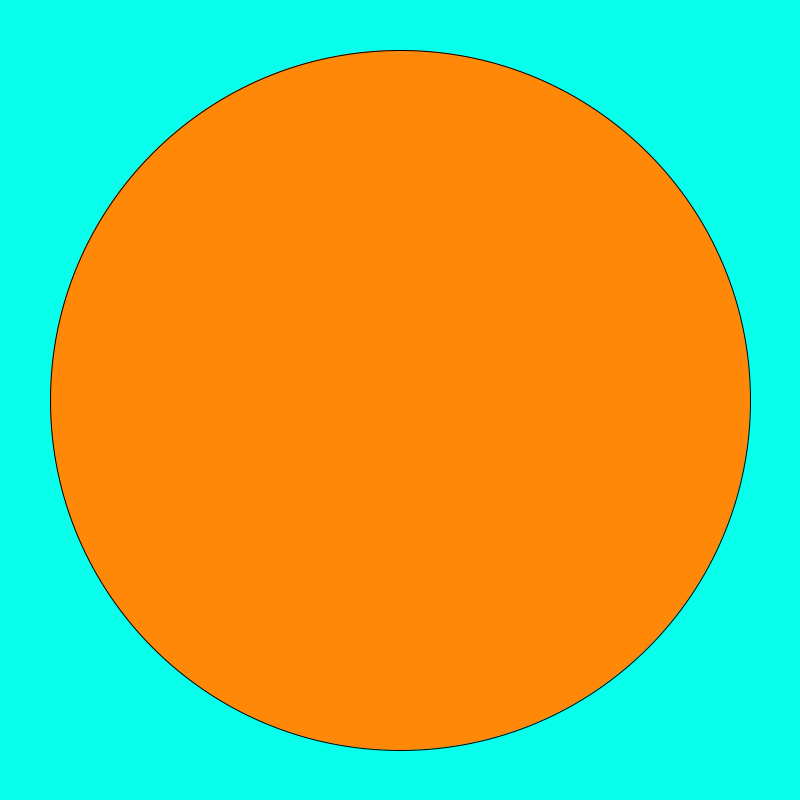
Frame 1 (no input)
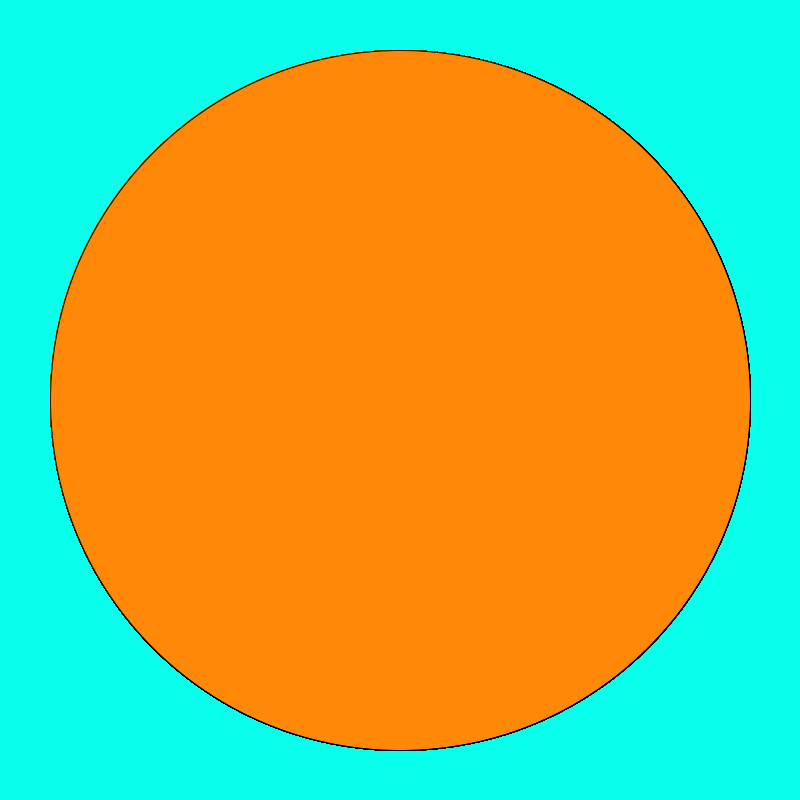
Frame 60 (the mouse pressed at the canvas centre just before this capture)
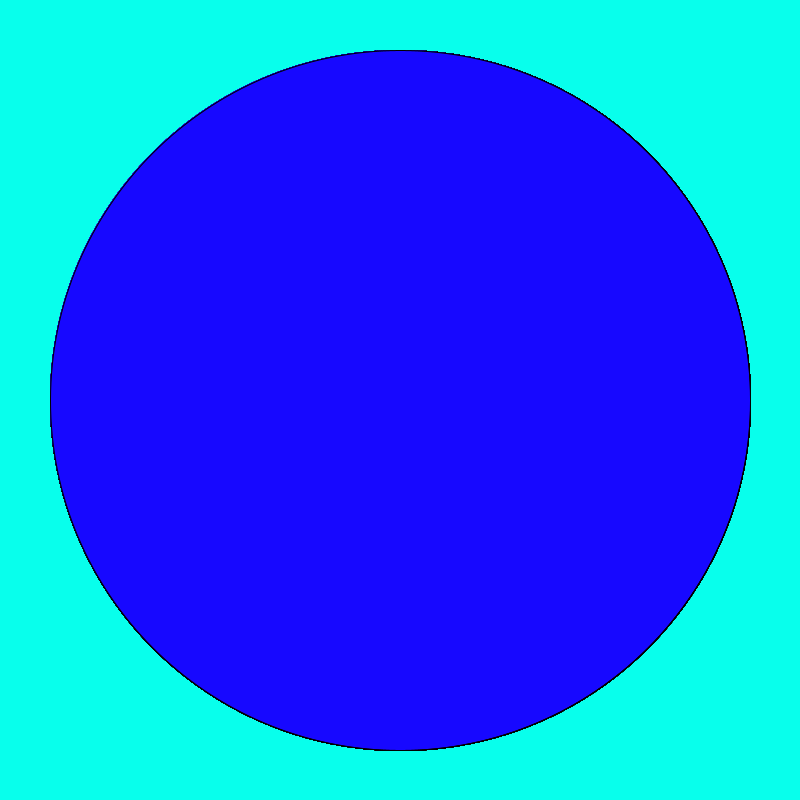
Frame 120 (the mouse held since frame 60 and released just before this capture)

The Processing sketch that drew these frames (run headless with seeded random() and noise(); from frame 60 on, the mouse is pressed at the canvas centre):

// Processing sketch: Logical_Dot
// ── Logical_Dot.pde
void setup(){
  size(800,800);
  background(#08FFEC);
}

void draw(){
  fill(#FF8808);
  if (mousePressed){
    fill(#1708FF);
  }
  ellipse(400,400,700,700);
}
